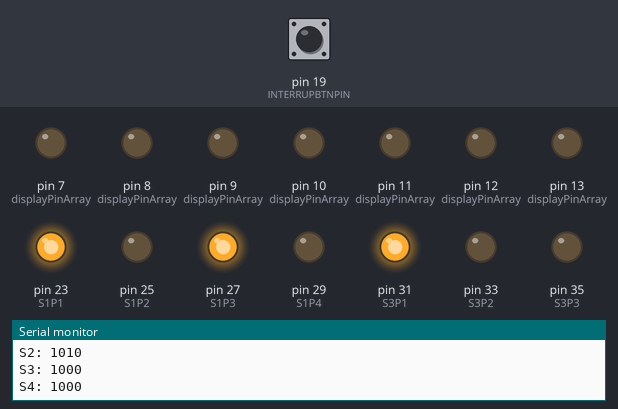
A program run on a simulated Arduino Mega 2560, built with avr-gcc and run on an emulated ATmega2560. Shown: output pins drawn as LEDs (lit = HIGH), the last lines printed to the serial monitor. Inputs (shaded band) come from the test bench; at power-on: pin 19 (INTERRUPBTNPIN) LOW.

Above: at 1.2 s.
1.3 s: pin 19 (INTERRUPBTNPIN) pulled HIGH for 0.15 s
At 8.8 s:
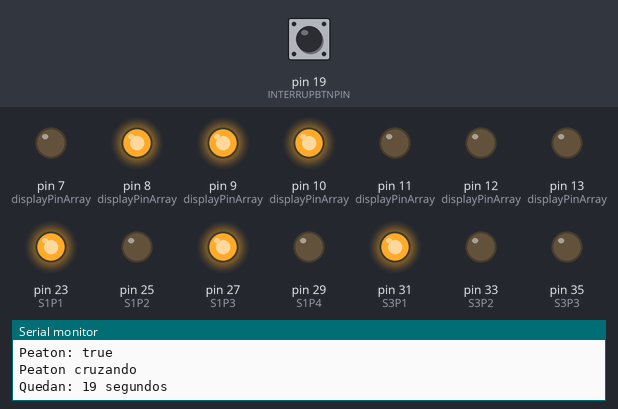
At 9.7 s:
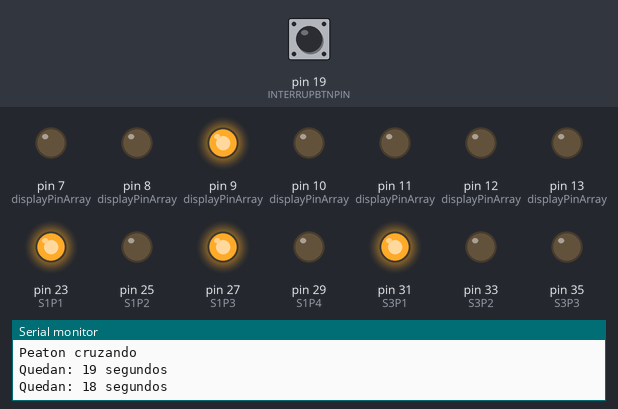
Timing chart, 0 to 11.5 s (numbered marks = the images above; inputs shaded):
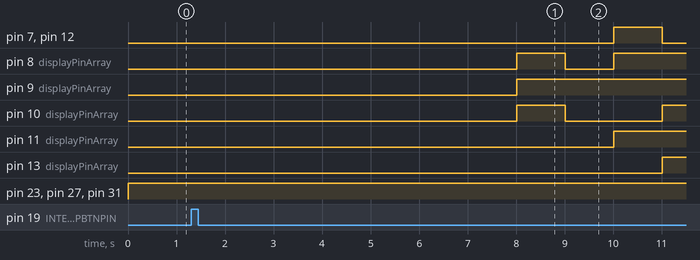

The program:

main.cpp
```cpp
#include <Arduino.h>

/*******Pin de los led*****************************/
#define NUMBER_OF_LEDS 14
#define S1P1 23
#define S1P2 25
#define S1P3 27
#define S1P4 29
#define S2P1 49
#define S2P2 47
#define S2P3 45
#define S2P4 43
#define S3P1 31
#define S3P2 33
#define S3P3 35
#define S4P1 37
#define S4P2 39
#define S4P3 41
/**************************************************/

/***Pins de los segmentos**************************/
#define MAX_WAITING_NUMBER 19
#define DISA 13
#define DISB 12
#define DISC 11
#define DISD 10
#define DISE 9
#define DISF 8
#define DISG 7
/**************************************************/

/**
 * @brief Array with the values of the display
 *
 */
int displayNumArray[MAX_WAITING_NUMBER + 1][7] = {
    {1, 1, 1, 1, 1, 1, 0}, // 0
    {0, 1, 1, 0, 0, 0, 0}, // 1
    {1, 1, 0, 1, 1, 0, 1}, // 2
    {1, 1, 1, 1, 0, 0, 1}, // 3
    {0, 1, 1, 0, 0, 1, 1}, // 4
    {1, 0, 1, 1, 0, 1, 1}, // 5
    {1, 0, 1, 1, 1, 1, 1}, // 6
    {1, 1, 1, 0, 0, 0, 0}, // 7
    {1, 1, 1, 1, 1, 1, 1}, // 8
    {1, 1, 1, 1, 0, 1, 1}, // 9
    {1, 1, 1, 0, 1, 1, 1}, // A (10)
    {0, 0, 1, 1, 1, 1, 1}, // b (11)
    {1, 0, 0, 1, 1, 1, 0}, // C (12)
    {0, 1, 1, 1, 1, 0, 1}, // d (13)
    {1, 0, 0, 1, 1, 1, 1}, // E (14)
    {1, 0, 0, 0, 1, 1, 1}, // F (15)
    {1, 0, 1, 1, 1, 1, 0}, // G (16)
    {0, 1, 1, 0, 1, 1, 1}, // H (17)
    {0, 0, 0, 0, 1, 0, 0}, // I (18)
    {0, 0, 0, 1, 1, 1, 0}, // L (19)
};
// ghik
/**
 * @brief Array of the pins of the display
 *
 */
int displayPinArray[7] = {
    DISA,
    DISB,
    DISC,
    DISD,
    DISE,
    DISF,
    DISG,
};

/**
 * @brief Set the Number Display object. Only put numbers [0, MAX_NUMBER_ARRAY]
 *
 * @param n
 */
void setNumberDisplay(int n)
{

  for (size_t i = 0; i < 7; i++)
  {
    digitalWrite(displayPinArray[i], displayNumArray[n][i]);
  }
}

/**
 * @brief Variable that registers when a persons clicks the button.
 *
 */
volatile bool peatonWantsToCross = false;

#define INTERRUPBTNPIN 19

/**
 * @brief IRS that handles when user presses the button
 *
 */
void pressedPeatonBtn()
{
  Serial.println("Peaton: true");
  peatonWantsToCross = true;
}

/**
 * @brief Array with all the pins that have leds
 *
 */
int pinLeds[NUMBER_OF_LEDS] = {
    S1P1,
    S1P2,
    S1P3,
    S1P4,
    S2P1,
    S2P2,
    S2P3,
    S2P4,
    S3P1,
    S3P2,
    S3P3,
    S4P1,
    S4P2,
    S4P3,
};

/**
 * @brief Funcition that initializes the pins.
 *
 */
void initPins()
{
  // Display segments
  for (size_t i = 0; i < 7; i++)
  {
    pinMode(displayPinArray[i], OUTPUT);
  }
  // Leds
  for (size_t i = 0; i < NUMBER_OF_LEDS; i++)
  {
    pinMode(pinLeds[i], OUTPUT);
  }
}

/**
 * @brief Takes the semaforo number and the state of each of its lights
 *
 * @param semaforoNo
 * @param p1 Red
 * @param p2 Yellow
 * @param p3 Turn
 * @param p4 Green
 */
void printSemaforoState(int semaforoNo, int p1, int p2, int p3, int p4)
{
  Serial.print("S");
  Serial.print(semaforoNo);
  Serial.print(": ");
  Serial.print(p1);
  Serial.print(p2);
  Serial.print(p3);
  Serial.print(p4);
  Serial.println();
}

/*******Traffic light functions********************/

/**
 * @brief Sets the state of the traffic light
 *
 * @param p1 Red
 * @param p2 Yellow
 * @param p3 Turn
 * @param p4 Green
 */

void semaforo1(int p1, int p2, int p3, int p4)
{
  digitalWrite(S1P1, p1);
  digitalWrite(S1P2, p2);
  digitalWrite(S1P3, p3);
  digitalWrite(S1P4, p4);
  printSemaforoState(1, p1, p2, p3, p4);
}

void semaforo2(int p1, int p2, int p3, int p4)
{
  digitalWrite(S2P1, p1);
  digitalWrite(S2P2, p2);
  digitalWrite(S2P3, p3);
  digitalWrite(S2P4, p4);
  printSemaforoState(2, p1, p2, p3, p4);
}

void semaforo3(int p1, int p2, int p3, int p4)
{
  digitalWrite(S3P1, p1);
  digitalWrite(S3P2, p2);
  digitalWrite(S3P3, p4);
  printSemaforoState(3, p1, p2, p3, p4);
}

void semaforo4(int p1, int p2, int p3, int p4)
{
  digitalWrite(S4P1, p1);
  digitalWrite(S4P2, p2);
  digitalWrite(S4P3, p4);
  printSemaforoState(4, p1, p2, p3, p4);
}
/**************************************************/

/*****Seven segment display************************/

/**************************************************/

void setup()
{

  Serial.begin(9600);

  // IRS
  attachInterrupt(digitalPinToInterrupt(INTERRUPBTNPIN), pressedPeatonBtn, RISING);

  // Leds
  initPins();

  Serial.println("Trafic lights!");
}

/**
 * @brief Checks if a peaton wants to cross, and if it wants to, it runs a
 * rutine.
 *
 * @param timeDelay_ms
 */
void waitForPeaton(int timeDelay_ms)
{

  if (!peatonWantsToCross)
    return;

  int secs = timeDelay_ms / 1000;

  Serial.println("Peaton cruzando");

  // loop display
  for (int i = secs; i >= 0; i--)
  {
    setNumberDisplay(i);
    Serial.print("Quedan: ");
    Serial.print(i);
    Serial.println(" segundos");
    delay(1000);
  }

  peatonWantsToCross = false;
}

/**
 * @brief Prints the state of the traffic lights
 *
 * @param stateNo
 */
void printState(int stateNo)
{
  Serial.print("Estado: ");
  Serial.println(stateNo);
  Serial.print("Peaton: ");
  Serial.println(peatonWantsToCross);
}

void loop()
{

  waitForPeaton(8000);

  // Estado 1
  printState(1);
  semaforo1(1, 0, 1, 0);
  semaforo2(1, 0, 1, 0);
  semaforo3(1, 0, 0, 0);
  semaforo4(1, 0, 0, 0);
  delay(8000);

  waitForPeaton(19000);

  // Estado 2
  printState(2);
  semaforo1(0, 0, 0, 1);
  semaforo2(0, 0, 0, 1);
  semaforo3(1, 0, 0, 0);
  semaforo4(1, 0, 0, 0);
  delay(19000);

  waitForPeaton(3000);

  // Estado 3
  printState(3);
  semaforo1(0, 1, 0, 0);
  semaforo2(0, 1, 0, 0);
  semaforo3(1, 0, 0, 0);
  semaforo4(1, 0, 0, 0);
  delay(3000);

  // Estado 4
  printState(4);
  semaforo1(1, 0, 0, 0);
  semaforo2(1, 0, 0, 0);
  semaforo3(0, 0, 0, 1);
  semaforo4(1, 0, 0, 0);
  delay(12000);

  // Estado 5
  printState(5);
  semaforo1(1, 0, 0, 0);
  semaforo2(1, 0, 0, 0);
  semaforo3(0, 1, 0, 0);
  semaforo4(1, 0, 0, 0);
  delay(3000);

  // Estado 6
  printState(6);
  semaforo1(1, 0, 0, 0);
  semaforo2(1, 0, 0, 0);
  semaforo3(1, 0, 0, 0);
  semaforo4(0, 0, 0, 1);
  delay(12000);

  // Estado 7
  printState(7);
  semaforo1(1, 0, 0, 0);
  semaforo2(1, 0, 0, 0);
  semaforo3(1, 0, 0, 0);
  semaforo4(0, 1, 0, 0);
  delay(3000);
}
```

Measured:
- after the input at 1.3 s, pin 7 (displayPinArray): LOW → HIGH after 8.7 s, → LOW 1.0 s later; pin 8 (displayPinArray): LOW → HIGH after 6.7 s, → LOW 1.0 s later, → HIGH 1.0 s later
